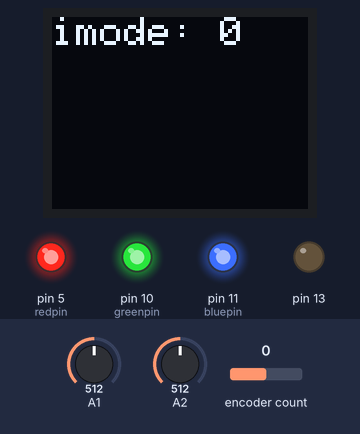
The sketch below on a simulated Arduino Uno, built with avr-gcc and run on an emulated ATmega328P. On the bench: 64×48 one-colour display, output pins drawn as LEDs (lit = HIGH). Inputs (shaded band) come from the test bench; at power-on: encoder count 0, A1 = 512, A2 = 512. The display library's start-up logo is not drawn; what the sketch prints to the serial monitor is not drawn.

Above: at 3.7 s.
3.8 s: encoder count set to 4
At 4.3 s:
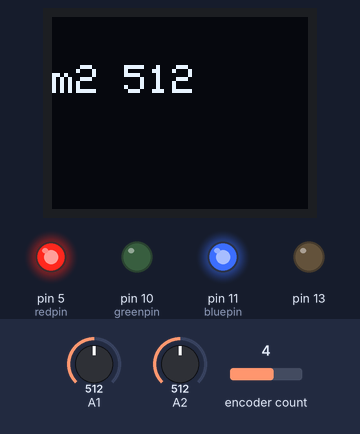
5.3 s: encoder count set to 3
At 6.8 s:
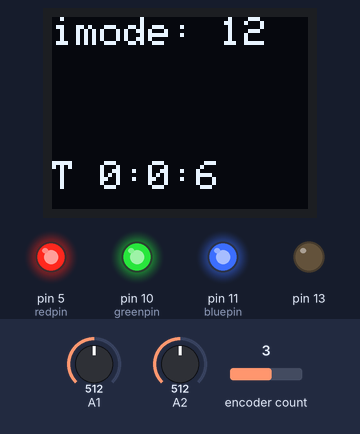
8.3 s: encoder count set to 2
At 8.8 s:
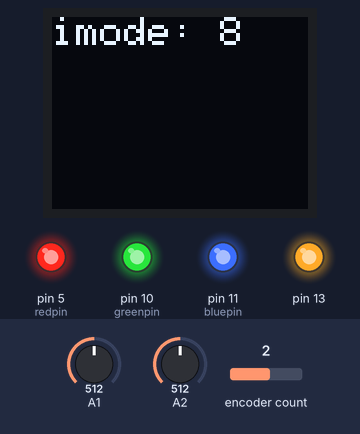
9.8 s: encoder count set to 1
At 10.8 s:
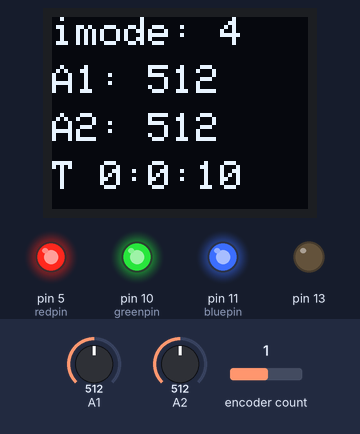
12.8 s: A1 set to 716
At 13.6 s:
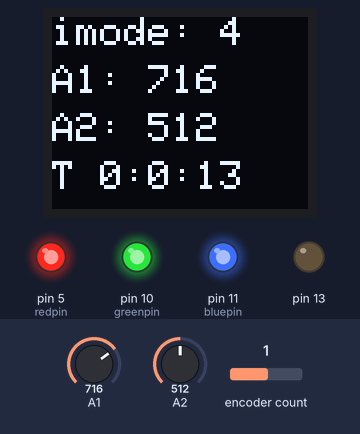
14.5 s: A2 set to 716
At 15.8 s:
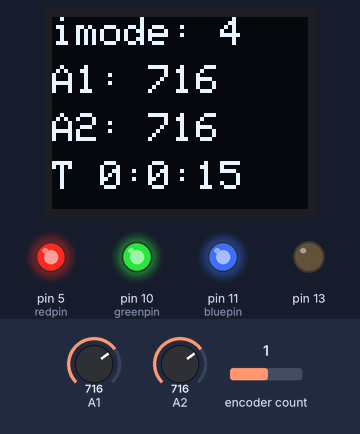
Timing chart, 0 to 17.5 s (numbered marks = the images above; inputs shaded):
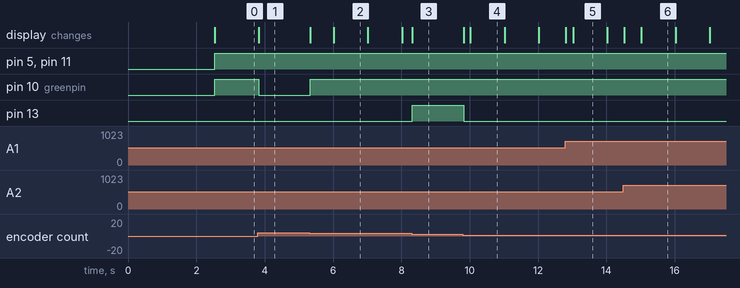

The sketch:

NoInrpts-oledWTimerWEncod.ino
```cpp
/* 6.18.2015 Kyle Bowerman
* Matts Timer + OledSimple Text
* 6.22 Adding encoder
* 6.23 Fixing encoder from _MyExamples/MyBasic
* 6.23 apporting trying interuppts
*
*/
#include <Wire.h>  // Include Wire if you're using I2C
#include <SPI.h>  // Include SPI if you're using SPI
#include <SFE_MicroOLED.h>  // Include the SFE_MicroOLED library
#include <Encoder.h> // enocer libarary
// MicroOLED Definition //
#define PIN_RESET 9  // Connect RST to pin 9
#define PIN_DC    8  // Connect DC to pin 8
#define PIN_CS    10 // Connect CS to pin 10
#define DC_JUMPER 1
#define COMMON_ANODE


// MicroOLED Object Declaration //
//MicroOLED oled(PIN_RESET, PIN_DC, PIN_CS); // SPI declaration
MicroOLED oled(PIN_RESET, DC_JUMPER);    // I2C declaration

//Endocer declaration
Encoder myEnc(7, 6);

// Prototypes
void timer(void (*)(void), int, unsigned long *);

// Globals
String inputBuffer;
String inputLine;
unsigned long *timer1 = new unsigned long;
unsigned long *timer2 = new unsigned long;
unsigned long *timer3 = new unsigned long;
unsigned long *timer4 = new unsigned long;
unsigned long *timer5 = new unsigned long;
long oldPosition  = -999;
int newtime = 0;
int oldtime = 0;
int button = 4;
int bluepin = 11;
int greenpin = 10;
int redpin = 5;
int m_wet = 800;
int m_ok = 300;
int m_danger = 100;
int m_dry = 10;

// the setup function runs once when you press reset or power the board
void setup() {
//  delay(2000);  // I need a delay since the oled wont start after a load
  oled.begin();    // Initialize the OLED
  oled.clear(ALL); // Clear the display's internal memory
  oled.display();  // Display what's in the buffer (splashscreen)
  delay(1000);
  oled.clear(PAGE); // Clear the buffer.
  Serial.begin(9600);
  delay(1500);
  print("microled_demo");
  int mySeconds = 0;
  int myMinutes = 0;
  int myHours = 0;
  int myDays = 0;

  pinMode(13, OUTPUT);
  pinMode(button, INPUT);
  digitalWrite(button, HIGH); // internal pullup
  pinMode(redpin, OUTPUT);
  pinMode(greenpin, OUTPUT);
  pinMode(bluepin, OUTPUT);

  //Serial.begin(9600);
  print("\n\nStartup...\n\n");
  // Make sure the timers start at 0
  (*timer1) = 0;
  (*timer2) = 0;
  (*timer3) = 0;
  (*timer4) = 0;
  (*timer5) = 0;

}


// the loop function runs over and over again forever
void loop() {
  // Every time the user hits 'enter', run executeCommand against the input
  checkUserInput();
  if (inputLine != "") {
    executeCommand(inputLine);
  }

  //  timer(&printAnalogPins, 2000, timer1); // Call printAnalogPins every 2000ms
  timer(&hello, 10000, timer2); // Call hello every 10 seconds
  //timer(&printDot, 200, timer3); // Just print dots every 200ms
  //timer(&printAnalog, 5000, timer4); // call kyleText every 5 seconds
  //timer(&printMode, 10000, timer2); //clear the page every 7 seconds

   doDispatch();

}

void doDispatch() {
  long newPosition = myEnc.read();

  if (newPosition != oldPosition) {
    oldtime = newtime;
    newtime = millis();
    oldPosition = newPosition;
    Serial.print("this call made from doDispatch ");
    Serial.println(newPosition);
    //printMode();
    if (newPosition % 4 == 0 ) {
      if (newtime - oldtime > 3) {
        //printHead(newPosition);  // lagged behind
        printPos();
        Serial.print("newPosition: ");
        Serial.println(newPosition);
      }
      else {
        Serial.print("timediff ");
        Serial.println(newtime - oldtime);
      }
    }
  }

  if (newPosition < 0 )  myEnc.write(0); // dont let the postion go below 0
  //if (newPosition  < 1 ) {closeDisplay(5);} // Close display
  if (newPosition == 4 )  printAnalog();
  if (newPosition == 8 )  digitalWrite(13, HIGH);
  if (newPosition != 8 )  digitalWrite(13, LOW);
  if (newPosition == 12 ) printTime();
  if (newPosition == 16 ) checkMoisture();
  //if (newPosition == 16 ) setColor(255,0,0); //red
  if (newPosition == 20 ) setColor(0,255,0); //green
  if (newPosition == 24 ) setColor(0,0,255); //blue
  if (newPosition == 28 ) setColor(255, 255,0); //yellow
  if (newPosition == 32 ) setColor(80,0,80); //purple
  if (newPosition == 36 ) setColor(0,255,255); //aqua
  if (newPosition == 40 ) setColor(255,165,0); //orange
  if (newPosition < 16 || newPosition > 40 ) {
     setColor(0,0,0);
    }
}

void checkMoisture() {
  int m1 = analogRead(A1);
  int m2 = analogRead(A2);
  int driestValue = 0;
  oled.clear(PAGE);
  oled.setCursor(0,12);
  if (m1 < m2 ) {
    driestValue = m1;
    oled.print("m1 ");
    oled.print(m1);
  } else {
    driestValue = m2;
    oled.print("m2 ");
    oled.print(m2);
  }
  oled.display();
  // Set the color button
  if ( driestValue < m_dry ) setColor(255,0,0); //red
  if ( driestValue > m_dry && driestValue < m_danger ) setColor(255,165,0); //orange
  if ( driestValue > m_danger && driestValue < m_ok ) setColor(255,255,0); //yellow
  if ( driestValue > m_ok && driestValue < m_wet ) setColor(0,255,0); //green
  if ( driestValue > m_wet ) setColor(0,0,255); //blue
}

void setColor(int red, int green, int blue)
{
  #ifdef COMMON_ANODE
    red = 255 - red;
    green = 255 - green;
    blue = 255 - blue;
  #endif
  analogWrite(redpin, red);
  analogWrite(greenpin, green);
  analogWrite(bluepin, blue);
}

void printPos() {
  long cPosition = myEnc.read();
  oled.clear(PAGE);            // Clear the display
  oled.setCursor(0, 0);        // Set cursor to top-left
  oled.setFontType(0);
  oled.print("imode: ");
  oled.print(cPosition);
  oled.display();
}

void closeDisplay(int timeout) {
  Serial.print("closing display");
  oled.clear(ALL);
  oled.print("sleep in\n");
  oled.print(timeout);
  oled.display();
  delay(timeout * 1000 );
  oled.clear(ALL);
}

void printTime() {

  int mySeconds = (millis() % 60000)/1000;
  int myMinutes = (millis() % 3600000)/60000;  //3600000 milliseconds in an hour
  int myHour = (millis() % 86400000)/3600000; //86400000 miliisceconds in a day
  oled.setCursor(0,36);
  oled.print("T ");
  oled.print(myHour);
  oled.print(":");
  oled.print(myMinutes);
  oled.print(":");
  oled.print(mySeconds);
  oled.display();
}


void printAnalog() {
    int mySeconds = (millis() % 60000)/1000;
    int myMinutes = (millis() % 3600000)/60000;  //3600000 milliseconds in an hour
    int myHour = (millis() % 86400000)/3600000; //86400000 miliisceconds in a day

    oled.setCursor(0, 12);       // Set cursor to top-middle-left
    oled.print("A1: ");
    oled.print(analogRead(A1));
    oled.setCursor(0, 24);
    oled.print("A2: ");
    oled.print(analogRead(A2));
    oled.setCursor(0,36);
    oled.print("T ");
    oled.print(myHour);
    oled.print(":");
    oled.print(myMinutes);
    oled.print(":");
    oled.print(mySeconds);
    oled.display();
}

void printAnalogPins() {
  print("Analog Readout\n");
  print("--------------\n");
  print("Pin A0: " + String(analogRead(0)) + "\n");
  print("Pin A1: " + String(analogRead(1)) + "\n");
  print("Pin A2: " + String(analogRead(2)) + "\n");
  print("Pin A3: " + String(analogRead(3)) + "\n");
  print("Pin A4: " + String(analogRead(4)) + "\n");
  print("Pin A5: " + String(analogRead(4)) + "\n");
  print("\n\n");
}

void hello(){
  print("Hello World!\n\n");
  Serial.println(myEnc.read());
}

void printDot(){
  print(".");
}

/*
* timer function, pass it a funciton pointer, a time in ms, and a pointer to a timer (unsigned long)
* and it will fire off the function every m milliseconds
*/
void timer(void (*f)(void), int m, unsigned long *t){
  if ((millis() - (*t)) > (m - 1)){
      f();
    (*t) += m;
  }
}

// Main area for processing commands
void executeCommand(String command){
  inputLine = ""; // Clear out the input line

  if (command == "good") {
    print("It *is* good!\n");
    return;
  }

  if (command == "a0"){
    print("Pin A0: " + String(analogRead(0)) + "\n");
    return;
  }

  if (command == "led on") {
    digitalWrite(13, HIGH);
    return;
  }

  if (command == "led off") {
    digitalWrite(13, LOW);
    return;
  }
  if (command == "e") {
    Serial.print("the encoder postion is ");
    Serial.println( myEnc.read());
    return;
  }

  // Just echo back the command if nothing else...
  print(command + "\n");
}

// Keeps building the user input into inputBuffer until the user hits enter then copy it to inputLine and return it
String checkUserInput(){
  if (Serial.available() > 0) {
    switch (Serial.peek())
    {
      case 13: // Git rid of carriage returns
        Serial.read();
        break;
      case 10:
        print((char)Serial.read());
        inputLine = inputBuffer;
        inputBuffer = "";
        return inputLine;
        break;
      default:
        bufferInput(Serial.read());
    }
  }
  return "";
}

// Adds user's keystrokes to the inputBuffer
String bufferInput(char c){
    inputBuffer += c;
    // Serial.write("Buffered:");
    // Serial.print((int)c);
    // Serial.write("\n");
    print(c);
    return inputBuffer;
}

// Easier printing for serial... (overloaded functions)
void print(char c){
  Serial.write(c);
}
void print(int c){
  Serial.print(c);
}
void print(String s){
  int length = s.length();
  char * buffer = (char*) malloc (length + 1);
  s.toCharArray(buffer, length + 1);
  Serial.print(buffer);
  free (buffer);
}
```

Measured:
- after the input at 3.8 s, pin 10 (greenpin): HIGH → LOW at once; the display: changes at once (image 1)
- after the input at 5.3 s, pin 10 (greenpin): LOW → HIGH at once; the display: first changes at once (image 2 shows a later state)
- after the input at 8.3 s, pin 13: LOW → HIGH at once; the display: changes at once (image 3)
- after the input at 9.8 s, pin 13: HIGH → LOW at once; the display: first changes at once (image 4 shows a later state)
- what the display in image 2 shows lasts 1.0 s, from 6.0 s to 7.0 s
